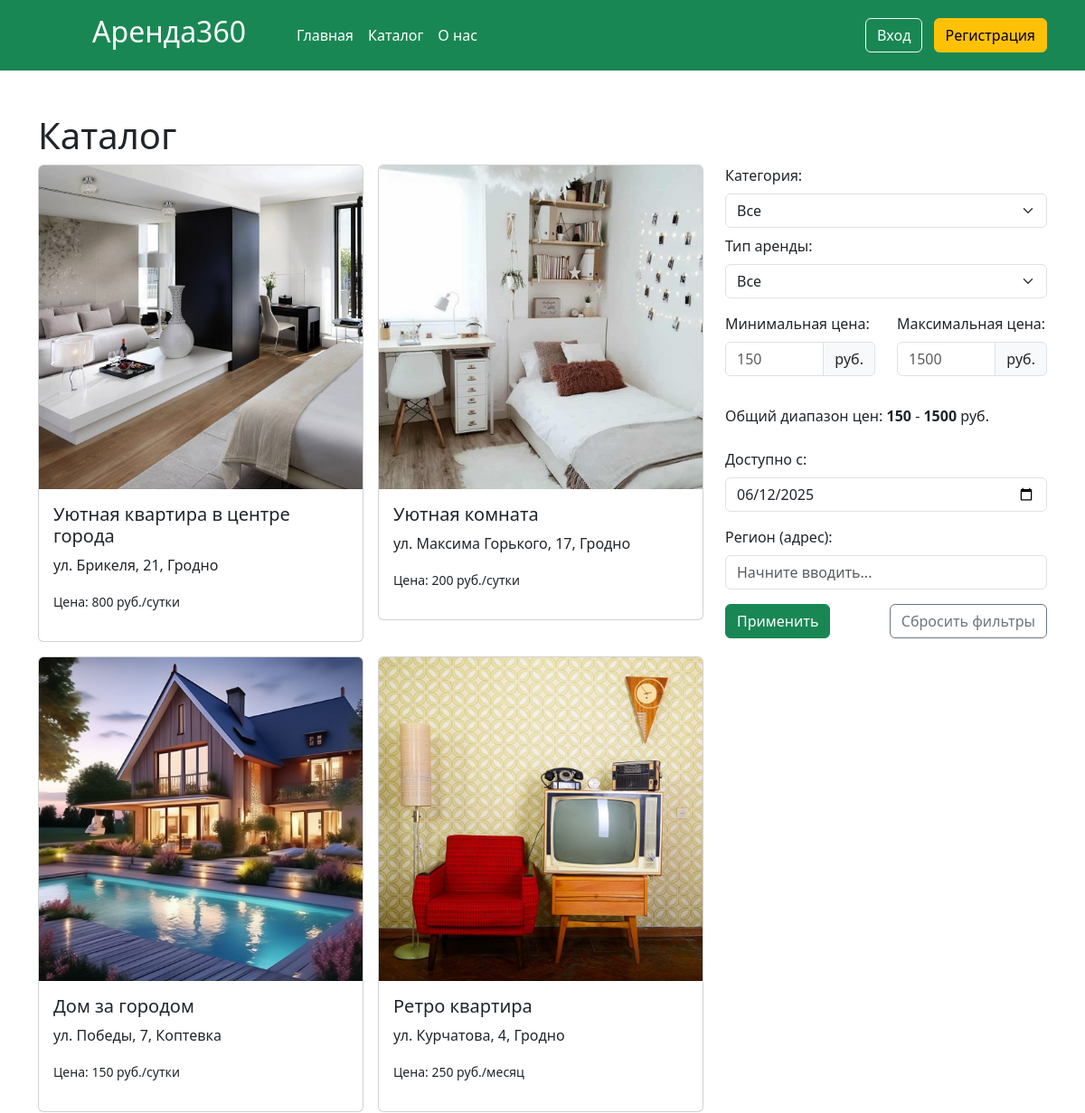
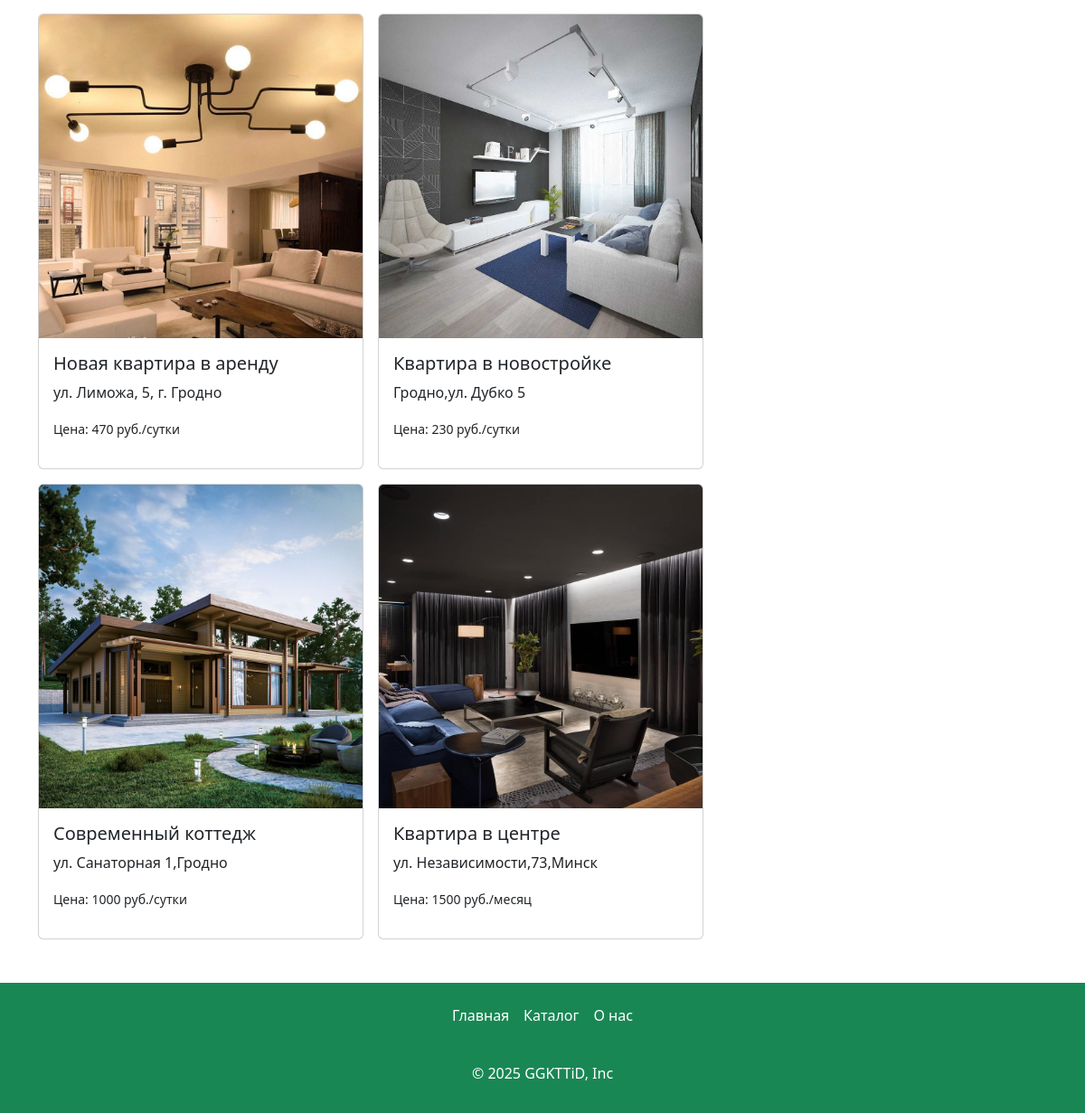
/catalog, run on the app's committed database (2 pictures, top to bottom).
### app.py (models this page shows, shortened)
class Articles(db.Model):
    id = db.Column(db.Integer,primary_key=True)
    title = db.Column(db.String(100))
    text = db.Column(db.Text)
    image_name = db.Column(db.String(100))
    category = db.Column(db.String(100))
    price = db.Column(db.Integer)
    floor = db.Column(db.Integer)
    entrance = db.Column(db.Integer)
    type_app = db.Column(db.String(100))
    address= db.Column(db.String(100))
    count_rooms = db.Column(db.Integer)
    hide = db.Column(db.Boolean, default=True)
    id_user = db.Column(db.Integer, db.ForeignKey('users.id'))
    orders = db.relationship('Orders', backref='article', lazy=True)
    images = db.relationship('Image', backref='article', lazy=True, cascade="all, delete-orphan")

### app.py (the view)
@app.route('/catalog')
def catalog():
    if request.method == 'GET':
        category = request.args.get('category')
        min_price = request.args.get('min_price')
        max_price = request.args.get('max_price')
        type_app = request.args.get('type_app')
        address_filter = request.args.get('address')
        available_date_str = request.args.get('available_date')
        available_date = datetime.strptime(available_date_str, "%Y-%m-%d") if available_date_str else None
        count_rooms = request.args.get('room_type')
        min_price_all = db.session.query(func.min(Articles.price)).scalar()
        max_price_all = db.session.query(func.max(Articles.price)).scalar()
        query = Articles.query
        addresses = db.session.query(Articles.address).distinct().all()
        addresses = [a[0] for a in addresses if a[0]]
        if address_filter:
           query = query.filter(func.lower(Articles.address).ilike(func.lower(f"%{address_filter}%")))
        if category:
            query = query.filter(Articles.category == category)
        if min_price:
            query = query.filter(Articles.price >= int(min_price))
        if max_price:
            query = query.filter(Articles.price <= int(max_price))
        if type_app:
            query = query.filter(Articles.type_app == type_app)
        if available_date:
            query = query.filter(~Articles.orders.any(Orders.date == available_date))
        if count_rooms:
            if int(count_rooms) >= 4:
                query = query.filter(Articles.count_rooms >= int(count_rooms))
            else:
                query = query.filter(Articles.count_rooms == int(count_rooms))
        filtered_articles = query.all()
        return render_template("catalog.html",addresses=addresses, datetime = datetime, timedelta=timedelta, articles=filtered_articles,min_price_all=min_price_all,max_price_all=max_price_all)

### app.py (called while the page is built)
@app.context_processor
def inject_unread_messages():
    if 'name' in session:
        current_user = Users.query.filter_by(email=session['name']).first()
        unread_count = Messages.query.filter_by(recipient_id=current_user.id, is_read=False).count()
        return dict(unread_messages=unread_count)
    return dict(unread_messages=0)

@app.context_processor
def inject_user():
    def get_user_name():
        if 'name' in session:
            return Users.query.filter_by(email=session['name']).first()
    return dict(active_user=get_user_name())

@app.context_processor
def inject_unread_count():
    if 'name' in session:
        user = Users.query.filter_by(email=session['name']).first()
        if user:
            unread_count = Notification.query.filter_by(user_id=user.id, is_read=False).count()
            return dict(unread_notifications=unread_count)
    return dict(unread_notifications=0)

### templates/catalog.html (shortened to what this page needs)
{% extends 'base.html' %}
{% block main %}
  <main>
    <div class="container my-5">
        <h1>Каталог</h1>
      <div class="row">
        <div class="col-md-8">
          <div class="row g-3">
            {%if articles%}
            {%for article in articles%}
            {%if not article.hide or active_user.root == 1%}
            <div class="col-md-6">
              <a href="/card/{{article.id}}" class="card-link">
                <div class="card position-relative">
                  <img
                    src="./static/img/upload/{{article.image_name}}"
                    class="card-img-top"
                    alt="{{article.title}}"
                  />
                  <div class="card-body">
                    <h5 class="card-title">{{article.title}}</h5>
                    <p class="font-weight-bold">{{article.address}}</p>
                    <p><small>Цена: {{article.price}} руб./{%if article.type_app=="Посуточная"%}сутки{%else%}месяц{%endif%}</small></p>
                  </div>
                </div>
              </a>
            </div>
            {%endif%}
            {%endfor%}
            {%else%}
              <p>Ничего не найдено!</p>
            {%endif%}
          </div>
        </div>
        <div class="col-md-4">
          <form method="GET" action="/catalog" class="">
            <label for="category" class="form-label">Категория:</label>
            <select name="category" id="category" class="form-select" onchange="toggleRoomType()">
                <option value="">Все</option>
            </select>
            <label for="type_app" class="form-label mt-2">Тип аренды:</label>
            <select name="type_app" id="type_app" class="form-select">
                <option value="">Все</option>
            </select>
           <div class="row mt-3">
    <div class="col-md-6 mb-3">
        <label for="min_price" class="form-label">Минимальная цена:</label>
        <div class="input-group">
            <input type="number" min="1" class="form-control" name="min_price" id="min_price"
                   placeholder="{{min_price_all}}" value="{{ request.args.get('min_price', '') }}">
            <span class="input-group-text">руб.</span>
        </div>
    </div>
    <div class="col-md-6 mb-3">
        <label for="max_price" class="form-label">Максимальная цена:</label>
        <div class="input-group">
            <input type="number" min="1" class="form-control" name="max_price" id="max_price"
                   placeholder="{{max_price_all}}" value="{{ request.args.get('max_price', '') }}">
            <span class="input-group-text">руб.</span>
        </div>
    </div>
</div>
            <p class="mt-3">
              Общий диапазон цен:
              <span class="fw-bold">{{ min_price_all }}</span> -
              <span class="fw-bold">{{ max_price_all }}</span> руб.
            </p>
            <label for="available_date" class="form-label mt-2">Доступно с:</label>
            <input type="date" class="form-control" name="available_date" id="available_date"
            value="{{ request.args.get('available_date', datetime.now().strftime('%Y-%m-%d')) }}"
            min="{{ datetime.now().strftime('%Y-%m-%d') }}"
            max="{{ (datetime.now() + timedelta(days=365)).strftime('%Y-%m-%d') }}">
            <label for="address" class="form-label mt-3">Регион (адрес):</label>
            <input list="addresses" name="address" id="address" class="form-control"
                   value="{{ request.args.get('address', '') }}" placeholder="Начните вводить...">
            <div class="d-flex justify-content-between mt-3">
                <button type="submit" class="btn btn-success">Применить</button>
                <a href="/catalog" class="btn btn-outline-secondary">Сбросить фильтры</a>
            </div>
          </form>
        </div>
      </div>
    </div>
  </main>
{% endblock %}

### static/css/style.css (style rules this page uses)
html { height: 100%; }
body { display: flex; flex-direction: column; height: 100%; background-color: #ffff; border-radius: 30px; }
main { flex: 1 0 auto; }
.card-link { text-decoration: none; }
.card { transition: box-shadow 0.3s; }

### data on the page
Articles: image_name (picture), title "Уютная квартира в центре города", address "ул. Брикеля, 21, Гродно", price "800", type_app "сутки"
Articles: image_name (picture), title "Уютная комната", address "ул. Максима Горького, 17, Гродно", price "200", type_app "сутки"
Articles: image_name (picture), title "Дом за городом", address "ул. Победы, 7, Коптевка", price "150", type_app "сутки"
Articles: image_name (picture), title "Ретро квартира", address "ул. Курчатова, 4, Гродно", price "250", type_app "месяц"
Articles: image_name (picture), title "Новая квартира в аренду", address "ул. Лиможа, 5, г. Гродно", price "470", type_app "сутки"
Articles: image_name (picture), title "Квартира в новостройке", address "Гродно,ул. Дубко 5", price "230", type_app "сутки"
Articles: image_name (picture), title "Современный коттедж", address "ул. Санаторная 1,Гродно", price "1000", type_app "сутки"
Articles: image_name (picture), title "Квартира в центре", address "ул. Независимости,73,Минск", price "1500", type_app "месяц"

### other printed values
{{ min_price_all }} "150"
{{ max_price_all }} "1500"
